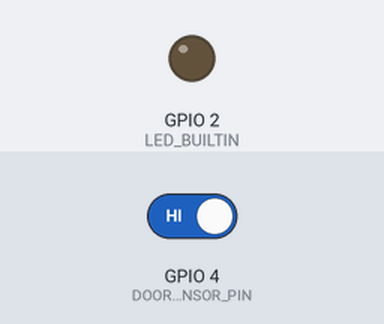
Bench run of a sketch on a simulated ESP32. Parts: output pins drawn as LEDs (lit = HIGH). Inputs (shaded band) come from the test bench; at power-on: GPIO 4 (DOOR_SENSOR_PIN) HIGH. WiFi joins after 1.5 s; servers stay silent unless stated; uploads are accepted with an empty reply; random numbers use the default seed unless the sketch sets one; what the sketch prints to the serial monitor is not drawn.

Above: at 3.7 s.
3.8 s: GPIO 4 (DOOR_SENSOR_PIN) driven LOW
At 4.11 s:
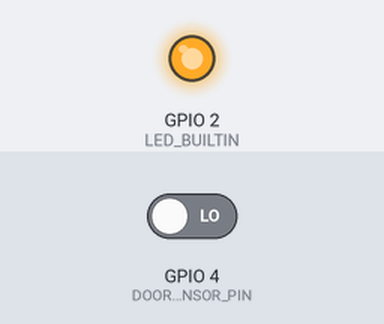
13.4 s: GPIO 4 (DOOR_SENSOR_PIN) driven HIGH
Timing chart, 0 to 25.7 s (numbered marks = the images above; inputs shaded):
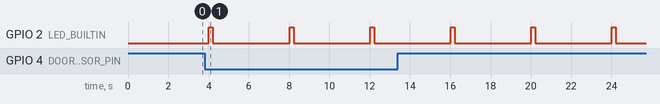

The sketch:

ESP32_DIRECT_WIFI_SKETCH.ino
```cpp
/*
  Cold Chain AI — ESP32 Direct Wi-Fi HTTPS Telemetry Ingestion
  ==============================================================
  Sends real-time sensor packets directly to the FastAPI / Supabase cloud backend.

  Key Features:
  - Uses WiFiClientSecure with setInsecure() for hassle-free HTTPS TLS handshake
  - Sends JSON payload to https://cold-chain-ai-ps215.vercel.app/api/telemetry
  - Prints AI Risk Score and Severity returned from the cloud on Serial Monitor
*/

#include <WiFi.h>
#include <WiFiClientSecure.h>
#include <HTTPClient.h>

// ==========================================
// 1. NETWORK & BACKEND CONFIGURATION
// ==========================================
const char* WIFI_SSID     = "YOUR_WIFI_NAME";        // 2.4GHz Wi-Fi (or Mobile Hotspot)
const char* WIFI_PASSWORD = "YOUR_WIFI_PASSWORD";
const char* BACKEND_URL   = "https://cold-chain-ai-ps215.vercel.app/api/telemetry";
const char* SHIPMENT_CODE = "SHP-1042";             // Associated shipment code
const char* DEVICE_ID     = "ESP32-HARDWARE-01";

// Ingestion interval (milliseconds)
const unsigned long POST_INTERVAL_MS = 4000;
unsigned long lastPostTime = 0;

// ==========================================
// 2. SENSOR PINS & VARIABLES
// ==========================================
// Adjust pins based on your physical wiring:
const int DOOR_SENSOR_PIN = 4;    // Digital input for reed switch / door switch
const int TEMP_SENSOR_PIN = 34;   // Analog or digital sensor pin

void setup() {
  Serial.begin(115200);
  delay(1000);

  pinMode(DOOR_SENSOR_PIN, INPUT_PULLUP);
  pinMode(LED_BUILTIN, OUTPUT);

  Serial.println("\n=============================================");
  Serial.println("  Cold Chain AI — ESP32 Sensor Client");
  Serial.println("=============================================");

  // Connect to Wi-Fi
  Serial.print("Connecting to Wi-Fi: ");
  Serial.println(WIFI_SSID);
  WiFi.mode(WIFI_STA);
  WiFi.begin(WIFI_SSID, WIFI_PASSWORD);

  int attempts = 0;
  while (WiFi.status() != WL_CONNECTED && attempts < 30) {
    delay(500);
    Serial.print(".");
    attempts++;
  }

  if (WiFi.status() == WL_CONNECTED) {
    Serial.println("\n✅ Wi-Fi Connected!");
    Serial.print("📡 IP Address: ");
    Serial.println(WiFi.localIP());
  } else {
    Serial.println("\n❌ Wi-Fi Connection Failed. Please check SSID/Password.");
  }
}

void loop() {
  // Reconnect Wi-Fi if disconnected
  if (WiFi.status() != WL_CONNECTED) {
    Serial.println("⚠️ Wi-Fi lost. Reconnecting...");
    WiFi.reconnect();
    delay(2000);
    return;
  }

  // Periodic Telemetry Transmission
  if (millis() - lastPostTime >= POST_INTERVAL_MS) {
    lastPostTime = millis();
    sendTelemetryPacket();
  }
}

void sendTelemetryPacket() {
  // ----------------------------------------
  // Read Physical / Simulated Sensor Values
  // ----------------------------------------
  // Replace with your actual sensor library calls (e.g. dht.readTemperature()):
  float temperature = 4.2 + (random(-30, 30) / 100.0); // e.g. 3.9°C to 4.5°C
  float humidity = 48.0 + (random(-50, 50) / 10.0);    // e.g. 43% to 53%
  bool doorOpen = (digitalRead(DOOR_SENSOR_PIN) == LOW); // LOW = Door Open if pulled up
  float battery = 94.0;
  float speed = 36.5;
  float latitude = 13.0760;
  float longitude = 80.2660;

  // Build JSON Payload
  String jsonPayload = "{";
  jsonPayload += "\"shipmentId\":\"" + String(SHIPMENT_CODE) + "\",";
  jsonPayload += "\"deviceId\":\"" + String(DEVICE_ID) + "\",";
  jsonPayload += "\"temperature\":" + String(temperature, 2) + ",";
  jsonPayload += "\"humidity\":" + String(humidity, 1) + ",";
  jsonPayload += "\"latitude\":" + String(latitude, 5) + ",";
  jsonPayload += "\"longitude\":" + String(longitude, 5) + ",";
  jsonPayload += "\"speed\":" + String(speed, 1) + ",";
  jsonPayload += "\"doorOpen\":" + String(doorOpen ? "true" : "false") + ",";
  jsonPayload += "\"coolingPower\":72,";
  jsonPayload += "\"battery\":" + String(battery, 1);
  jsonPayload += "}";

  Serial.println("\n---------------------------------------------");
  Serial.print("📤 Sending Packet to Cloud: ");
  Serial.println(jsonPayload);

  // Configure Secure HTTPS Client
  WiFiClientSecure client;
  client.setInsecure(); // Bypass CA certificate verification for seamless connection

  HTTPClient http;
  if (http.begin(client, BACKEND_URL)) {
    http.addHeader("Content-Type", "application/json");

    digitalWrite(LED_BUILTIN, HIGH); // Flash LED during transmission
    int httpResponseCode = http.POST(jsonPayload);
    digitalWrite(LED_BUILTIN, LOW);

    if (httpResponseCode > 0) {
      Serial.print("📥 Cloud HTTP Response Code: ");
      Serial.println(httpResponseCode);
      String responseBody = http.getString();
      Serial.print("🤖 AI Risk Engine Response: ");
      Serial.println(responseBody);
    } else {
      Serial.print("❌ HTTP POST Request Failed: ");
      Serial.println(http.errorToString(httpResponseCode).c_str());
    }
    http.end();
  } else {
    Serial.println("❌ Unable to connect to backend server endpoint.");
  }
}
```

Measured:
- by itself, GPIO 2 (LED_BUILTIN): alternates HIGH for 0.20 s and LOW for 3.8 s
